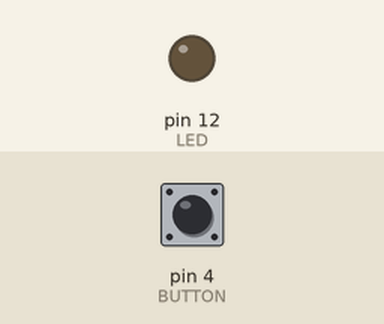
The sketch below on a simulated Arduino Uno, built with avr-gcc and run on an emulated ATmega328P. Shown: output pins drawn as LEDs (lit = HIGH). The test bench sets the inputs (shaded band); at power-on: pin 4 (BUTTON) LOW.

Above: at 1.2 s.
1.3 s: pin 4 (BUTTON) pulled HIGH for 0.15 s
At 1.37 s:
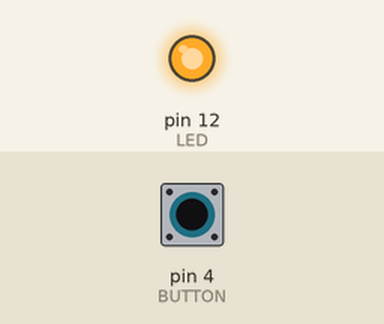
2.9 s: pin 4 (BUTTON) pulled HIGH for 3.2 s
At 7.2 s:
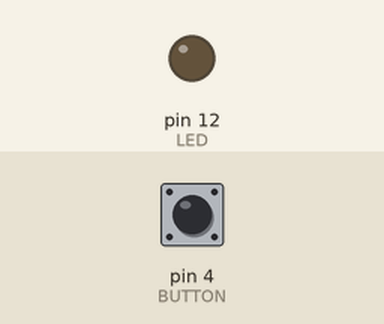
Timing chart, 0 to 8.7 s (numbered marks = the images above; inputs shaded):
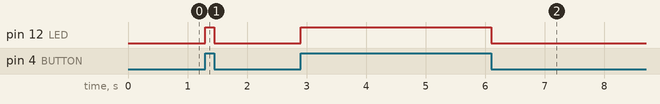

Measured:
- after the input at 1.3 s, pin 12 (LED): LOW → HIGH at once, → LOW 0.15 s later
- after the input at 2.9 s, pin 12 (LED): LOW → HIGH at once, → LOW 3.2 s later

The sketch:

flashing_light.ino
```cpp
int LED = 12;
int BUTTON = 4;

void setup() {
  pinMode(LED, OUTPUT);
  pinMode(BUTTON, INPUT);
}

void loop() {
  /*
  if(digitalRead(BUTTON)== HIGH) {
    digitalWrite(LED, HIGH);
  } else {
    digitalWrite(LED, LOW);
  }
  */
   digitalWrite(LED, digitalRead(BUTTON));
}
```
